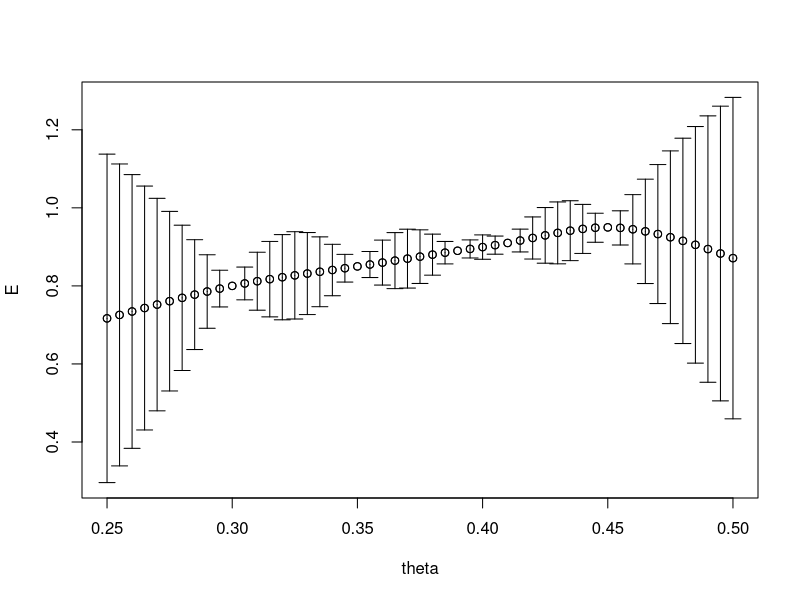
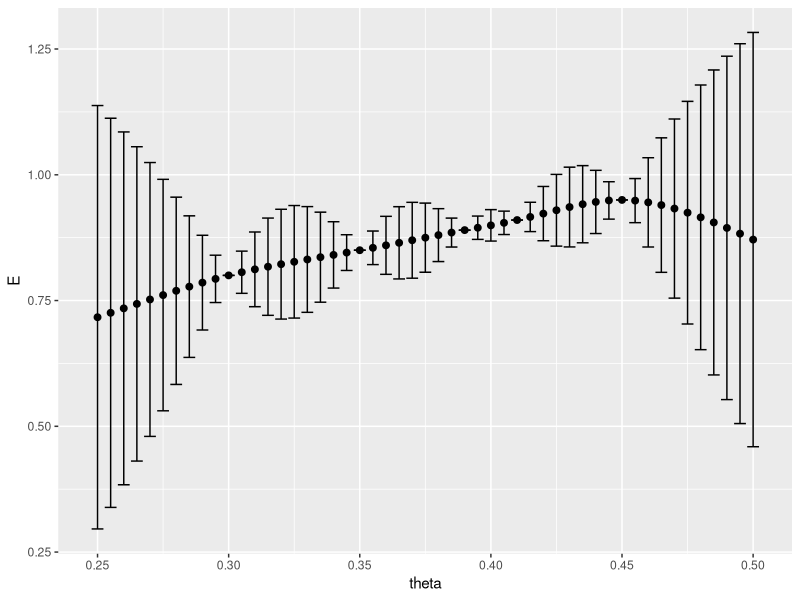

The R source for these figures, in order: (Note: this script raises an error after producing the figures.)
# Code for the Project in Stochastic Modelling
# Lars Sæle & Helge Bergo
# November 2019

## Problem 2 - Calibrating Climate Models

# Given values
theta <- seq(0.25, 0.50, by=0.005) # parameter grid of theta
mu <- 0.5 # mean vector to n
mu_conditional <- 0
sigma <- 0.5^2 # variance squared
phi_m <- 15 # correlation function parameter

# Conditional values 
theta_conditional = c(0.3, 0.35, 0.39, 0.41, 0.45)
times_conditional = c(0.5, 0.32, 0.40, 0.35, 0.60)

# Build distance matrices H
ones <- as.matrix(rep(1.0, length(theta)));
H_A <- abs(theta %*% t(ones) - ones %*% t(theta)); 

ones <- as.matrix(rep(1.0, length(theta_conditional)));
H_B <- abs(theta_conditional %*% t(ones) - ones %*% t(theta_conditional)); 

H_AB <- matrix(0, nrow = 51, ncol = 5)
for(i in 1:51){
  for(j in 1:5){
    H_AB[i,j] <- abs(theta[i]-theta_conditional[j])
  }
}


# Build covariance matrices Sigma
Sigma_A  <- sigma * (1 + phi_m*H_A)  * exp(-phi_m*H_A)
Sigma_B  <- sigma * (1 + phi_m*H_B)  * exp(-phi_m*H_B)
Sigma_AB <- sigma * (1 + phi_m*H_AB) * exp(-phi_m*H_AB)


# Calculate the answer
E <- mu + Sigma_AB %*% solve(Sigma_B) %*% (theta_conditional - mu_conditional)


# Calculating 90% confidence interval
Var = Sigma_A - Sigma_AB %*% solve(Sigma_B) %*% t(Sigma_AB)
upper = c()
lower = c()
z = 1.64
for(i in 1:51){
  upper[i] <- E[i] + z*sqrt(Var[i,i])
  lower[i] <- E[i] - z*sqrt(Var[i,i])
}

require(plotrix) # Solution with plotrix
plotCI(theta, E, ui=upper, li=lower)
points(theta,E)

df <- data.frame(theta,E,upper, lower)
require(ggplot2) # Solution with ggplot
ggplot(df, aes(x = theta, y = E)) +
  geom_point(size = 2) +
  geom_errorbar(aes(ymax = upper, ymin = lower))



# Plotting 
df <- data.frame(theta,E,theta_conditional,times_conditional,upper,lower)
plot(theta,E,type='l')
par(new=TRUE)
plot(theta_conditional,times_conditional,col='red')

require(ggplot2) # Solution with ggplot
ggplot(df, aes(x = theta, y = E)) +
  geom_point(size = 2) +
  geom_errorbar(aes(ymax = upper, ymin = lower)) +
  geom_point(aes(x = theta_conditional, t = times_conditional))
